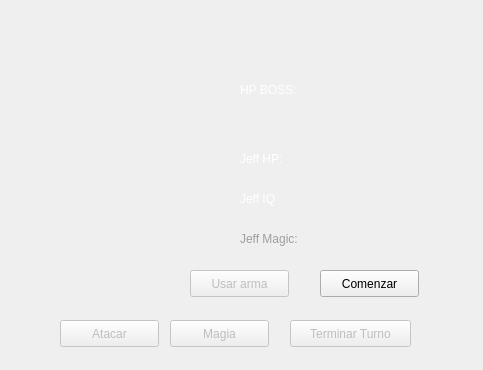
<?xml version="1.0" encoding="UTF-8"?>
<ui version="4.0">
 <class>DEnemiesJeff</class>
 <widget class="QDialog" name="DEnemiesJeff">
  <property name="geometry">
   <rect>
    <x>0</x>
    <y>0</y>
    <width>483</width>
    <height>370</height>
   </rect>
  </property>
  <property name="windowTitle">
   <string>Dialog</string>
  </property>
  <widget class="QPushButton" name="magia">
   <property name="enabled">
    <bool>false</bool>
   </property>
   <property name="geometry">
    <rect>
     <x>170</x>
     <y>320</y>
     <width>99</width>
     <height>27</height>
    </rect>
   </property>
   <property name="text">
    <string>Magia</string>
   </property>
  </widget>
  <widget class="QPushButton" name="pushButton">
   <property name="geometry">
    <rect>
     <x>320</x>
     <y>270</y>
     <width>99</width>
     <height>27</height>
    </rect>
   </property>
   <property name="text">
    <string>Comenzar</string>
   </property>
  </widget>
  <widget class="QLabel" name="label">
   <property name="geometry">
    <rect>
     <x>240</x>
     <y>150</y>
     <width>67</width>
     <height>17</height>
    </rect>
   </property>
   <property name="palette">
    <palette>
     <active>
      <colorrole role="WindowText">
       <brush brushstyle="SolidPattern">
        <color alpha="255">
         <red>255</red>
         <green>255</green>
         <blue>255</blue>
        </color>
       </brush>
      </colorrole>
     </active>
     <inactive>
      <colorrole role="WindowText">
       <brush brushstyle="SolidPattern">
        <color alpha="255">
         <red>255</red>
         <green>255</green>
         <blue>255</blue>
        </color>
       </brush>
      </colorrole>
     </inactive>
     <disabled>
      <colorrole role="WindowText">
       <brush brushstyle="SolidPattern">
        <color alpha="255">
         <red>159</red>
         <green>158</green>
         <blue>158</blue>
        </color>
       </brush>
      </colorrole>
     </disabled>
    </palette>
   </property>
   <property name="text">
    <string>Jeff HP:</string>
   </property>
  </widget>
  <widget class="QLabel" name="sprite">
   <property name="geometry">
    <rect>
     <x>50</x>
     <y>80</y>
     <width>151</width>
     <height>171</height>
    </rect>
   </property>
   <property name="text">
    <string/>
   </property>
  </widget>
  <widget class="QLabel" name="PlayerHP">
   <property name="geometry">
    <rect>
     <x>310</x>
     <y>150</y>
     <width>67</width>
     <height>17</height>
    </rect>
   </property>
   <property name="palette">
    <palette>
     <active>
      <colorrole role="WindowText">
       <brush brushstyle="SolidPattern">
        <color alpha="255">
         <red>255</red>
         <green>255</green>
         <blue>255</blue>
        </color>
       </brush>
      </colorrole>
     </active>
     <inactive>
      <colorrole role="WindowText">
       <brush brushstyle="SolidPattern">
        <color alpha="255">
         <red>255</red>
         <green>255</green>
         <blue>255</blue>
        </color>
       </brush>
      </colorrole>
     </inactive>
     <disabled>
      <colorrole role="WindowText">
       <brush brushstyle="SolidPattern">
        <color alpha="255">
         <red>159</red>
         <green>158</green>
         <blue>158</blue>
        </color>
       </brush>
      </colorrole>
     </disabled>
    </palette>
   </property>
   <property name="text">
    <string/>
   </property>
  </widget>
  <widget class="QPushButton" name="finish">
   <property name="enabled">
    <bool>false</bool>
   </property>
   <property name="geometry">
    <rect>
     <x>290</x>
     <y>320</y>
     <width>121</width>
     <height>27</height>
    </rect>
   </property>
   <property name="text">
    <string>Terminar Turno</string>
   </property>
  </widget>
  <widget class="QLabel" name="labelIQ">
   <property name="enabled">
    <bool>false</bool>
   </property>
   <property name="geometry">
    <rect>
     <x>240</x>
     <y>230</y>
     <width>81</width>
     <height>17</height>
    </rect>
   </property>
   <property name="palette">
    <palette>
     <active>
      <colorrole role="WindowText">
       <brush brushstyle="SolidPattern">
        <color alpha="255">
         <red>255</red>
         <green>255</green>
         <blue>255</blue>
        </color>
       </brush>
      </colorrole>
     </active>
     <inactive>
      <colorrole role="WindowText">
       <brush brushstyle="SolidPattern">
        <color alpha="255">
         <red>255</red>
         <green>255</green>
         <blue>255</blue>
        </color>
       </brush>
      </colorrole>
     </inactive>
     <disabled>
      <colorrole role="WindowText">
       <brush brushstyle="SolidPattern">
        <color alpha="255">
         <red>159</red>
         <green>158</green>
         <blue>158</blue>
        </color>
       </brush>
      </colorrole>
     </disabled>
    </palette>
   </property>
   <property name="text">
    <string>Jeff Magic:</string>
   </property>
  </widget>
  <widget class="QLabel" name="Message">
   <property name="geometry">
    <rect>
     <x>20</x>
     <y>20</y>
     <width>441</width>
     <height>51</height>
    </rect>
   </property>
   <property name="palette">
    <palette>
     <active>
      <colorrole role="WindowText">
       <brush brushstyle="SolidPattern">
        <color alpha="255">
         <red>255</red>
         <green>255</green>
         <blue>255</blue>
        </color>
       </brush>
      </colorrole>
     </active>
     <inactive>
      <colorrole role="WindowText">
       <brush brushstyle="SolidPattern">
        <color alpha="255">
         <red>255</red>
         <green>255</green>
         <blue>255</blue>
        </color>
       </brush>
      </colorrole>
     </inactive>
     <disabled>
      <colorrole role="WindowText">
       <brush brushstyle="SolidPattern">
        <color alpha="255">
         <red>159</red>
         <green>158</green>
         <blue>158</blue>
        </color>
       </brush>
      </colorrole>
     </disabled>
    </palette>
   </property>
   <property name="text">
    <string/>
   </property>
  </widget>
  <widget class="QLabel" name="HPBoss">
   <property name="geometry">
    <rect>
     <x>320</x>
     <y>80</y>
     <width>111</width>
     <height>17</height>
    </rect>
   </property>
   <property name="palette">
    <palette>
     <active>
      <colorrole role="WindowText">
       <brush brushstyle="SolidPattern">
        <color alpha="255">
         <red>255</red>
         <green>255</green>
         <blue>255</blue>
        </color>
       </brush>
      </colorrole>
     </active>
     <inactive>
      <colorrole role="WindowText">
       <brush brushstyle="SolidPattern">
        <color alpha="255">
         <red>255</red>
         <green>255</green>
         <blue>255</blue>
        </color>
       </brush>
      </colorrole>
     </inactive>
     <disabled>
      <colorrole role="WindowText">
       <brush brushstyle="SolidPattern">
        <color alpha="255">
         <red>159</red>
         <green>158</green>
         <blue>158</blue>
        </color>
       </brush>
      </colorrole>
     </disabled>
    </palette>
   </property>
   <property name="text">
    <string/>
   </property>
  </widget>
  <widget class="QLabel" name="labelhp">
   <property name="enabled">
    <bool>false</bool>
   </property>
   <property name="geometry">
    <rect>
     <x>350</x>
     <y>130</y>
     <width>67</width>
     <height>17</height>
    </rect>
   </property>
   <property name="text">
    <string/>
   </property>
  </widget>
  <widget class="QLabel" name="EnemyStoreName">
   <property name="geometry">
    <rect>
     <x>80</x>
     <y>260</y>
     <width>67</width>
     <height>17</height>
    </rect>
   </property>
   <property name="text">
    <string/>
   </property>
  </widget>
  <widget class="QLabel" name="EnemyStoreHP">
   <property name="geometry">
    <rect>
     <x>70</x>
     <y>220</y>
     <width>67</width>
     <height>17</height>
    </rect>
   </property>
   <property name="text">
    <string/>
   </property>
  </widget>
  <widget class="QLabel" name="EnemyStoreAttack">
   <property name="geometry">
    <rect>
     <x>240</x>
     <y>80</y>
     <width>81</width>
     <height>20</height>
    </rect>
   </property>
   <property name="palette">
    <palette>
     <active>
      <colorrole role="WindowText">
       <brush brushstyle="SolidPattern">
        <color alpha="255">
         <red>255</red>
         <green>255</green>
         <blue>255</blue>
        </color>
       </brush>
      </colorrole>
     </active>
     <inactive>
      <colorrole role="WindowText">
       <brush brushstyle="SolidPattern">
        <color alpha="255">
         <red>255</red>
         <green>255</green>
         <blue>255</blue>
        </color>
       </brush>
      </colorrole>
     </inactive>
     <disabled>
      <colorrole role="WindowText">
       <brush brushstyle="SolidPattern">
        <color alpha="255">
         <red>159</red>
         <green>158</green>
         <blue>158</blue>
        </color>
       </brush>
      </colorrole>
     </disabled>
    </palette>
   </property>
   <property name="text">
    <string>HP BOSS:</string>
   </property>
  </widget>
  <widget class="QLabel" name="PlayerMagic">
   <property name="geometry">
    <rect>
     <x>330</x>
     <y>230</y>
     <width>67</width>
     <height>17</height>
    </rect>
   </property>
   <property name="palette">
    <palette>
     <active>
      <colorrole role="WindowText">
       <brush brushstyle="SolidPattern">
        <color alpha="255">
         <red>255</red>
         <green>255</green>
         <blue>255</blue>
        </color>
       </brush>
      </colorrole>
     </active>
     <inactive>
      <colorrole role="WindowText">
       <brush brushstyle="SolidPattern">
        <color alpha="255">
         <red>255</red>
         <green>255</green>
         <blue>255</blue>
        </color>
       </brush>
      </colorrole>
     </inactive>
     <disabled>
      <colorrole role="WindowText">
       <brush brushstyle="SolidPattern">
        <color alpha="255">
         <red>159</red>
         <green>158</green>
         <blue>158</blue>
        </color>
       </brush>
      </colorrole>
     </disabled>
    </palette>
   </property>
   <property name="text">
    <string/>
   </property>
  </widget>
  <widget class="QPushButton" name="attack">
   <property name="enabled">
    <bool>false</bool>
   </property>
   <property name="geometry">
    <rect>
     <x>60</x>
     <y>320</y>
     <width>99</width>
     <height>27</height>
    </rect>
   </property>
   <property name="text">
    <string>Atacar</string>
   </property>
  </widget>
  <widget class="QLabel" name="labelmagic">
   <property name="geometry">
    <rect>
     <x>240</x>
     <y>190</y>
     <width>67</width>
     <height>17</height>
    </rect>
   </property>
   <property name="palette">
    <palette>
     <active>
      <colorrole role="WindowText">
       <brush brushstyle="SolidPattern">
        <color alpha="255">
         <red>255</red>
         <green>255</green>
         <blue>255</blue>
        </color>
       </brush>
      </colorrole>
     </active>
     <inactive>
      <colorrole role="WindowText">
       <brush brushstyle="SolidPattern">
        <color alpha="255">
         <red>255</red>
         <green>255</green>
         <blue>255</blue>
        </color>
       </brush>
      </colorrole>
     </inactive>
     <disabled>
      <colorrole role="WindowText">
       <brush brushstyle="SolidPattern">
        <color alpha="255">
         <red>159</red>
         <green>158</green>
         <blue>158</blue>
        </color>
       </brush>
      </colorrole>
     </disabled>
    </palette>
   </property>
   <property name="text">
    <string>Jeff IQ</string>
   </property>
  </widget>
  <widget class="QLabel" name="IQ">
   <property name="geometry">
    <rect>
     <x>320</x>
     <y>190</y>
     <width>67</width>
     <height>17</height>
    </rect>
   </property>
   <property name="palette">
    <palette>
     <active>
      <colorrole role="WindowText">
       <brush brushstyle="SolidPattern">
        <color alpha="255">
         <red>255</red>
         <green>253</green>
         <blue>253</blue>
        </color>
       </brush>
      </colorrole>
     </active>
     <inactive>
      <colorrole role="WindowText">
       <brush brushstyle="SolidPattern">
        <color alpha="255">
         <red>255</red>
         <green>253</green>
         <blue>253</blue>
        </color>
       </brush>
      </colorrole>
     </inactive>
     <disabled>
      <colorrole role="WindowText">
       <brush brushstyle="SolidPattern">
        <color alpha="255">
         <red>159</red>
         <green>158</green>
         <blue>158</blue>
        </color>
       </brush>
      </colorrole>
     </disabled>
    </palette>
   </property>
   <property name="text">
    <string/>
   </property>
  </widget>
  <widget class="QPushButton" name="weapon">
   <property name="enabled">
    <bool>false</bool>
   </property>
   <property name="geometry">
    <rect>
     <x>190</x>
     <y>270</y>
     <width>99</width>
     <height>27</height>
    </rect>
   </property>
   <property name="text">
    <string>Usar arma</string>
   </property>
  </widget>
  <widget class="QLabel" name="fondo">
   <property name="geometry">
    <rect>
     <x>0</x>
     <y>0</y>
     <width>491</width>
     <height>371</height>
    </rect>
   </property>
   <property name="contextMenuPolicy">
    <enum>Qt::NoContextMenu</enum>
   </property>
   <property name="text">
    <string/>
   </property>
   <property name="pixmap">
    <pixmap resource="Sprites/resource.qrc">:/giygas.jpg</pixmap>
   </property>
   <property name="scaledContents">
    <bool>true</bool>
   </property>
  </widget>
  <zorder>fondo</zorder>
  <zorder>magia</zorder>
  <zorder>pushButton</zorder>
  <zorder>label</zorder>
  <zorder>sprite</zorder>
  <zorder>PlayerHP</zorder>
  <zorder>finish</zorder>
  <zorder>labelIQ</zorder>
  <zorder>Message</zorder>
  <zorder>HPBoss</zorder>
  <zorder>labelhp</zorder>
  <zorder>EnemyStoreName</zorder>
  <zorder>EnemyStoreHP</zorder>
  <zorder>EnemyStoreAttack</zorder>
  <zorder>PlayerMagic</zorder>
  <zorder>attack</zorder>
  <zorder>labelmagic</zorder>
  <zorder>IQ</zorder>
  <zorder>weapon</zorder>
 </widget>
 <resources>
  <include location="Sprites/resource.qrc"/>
 </resources>
 <connections/>
</ui>
